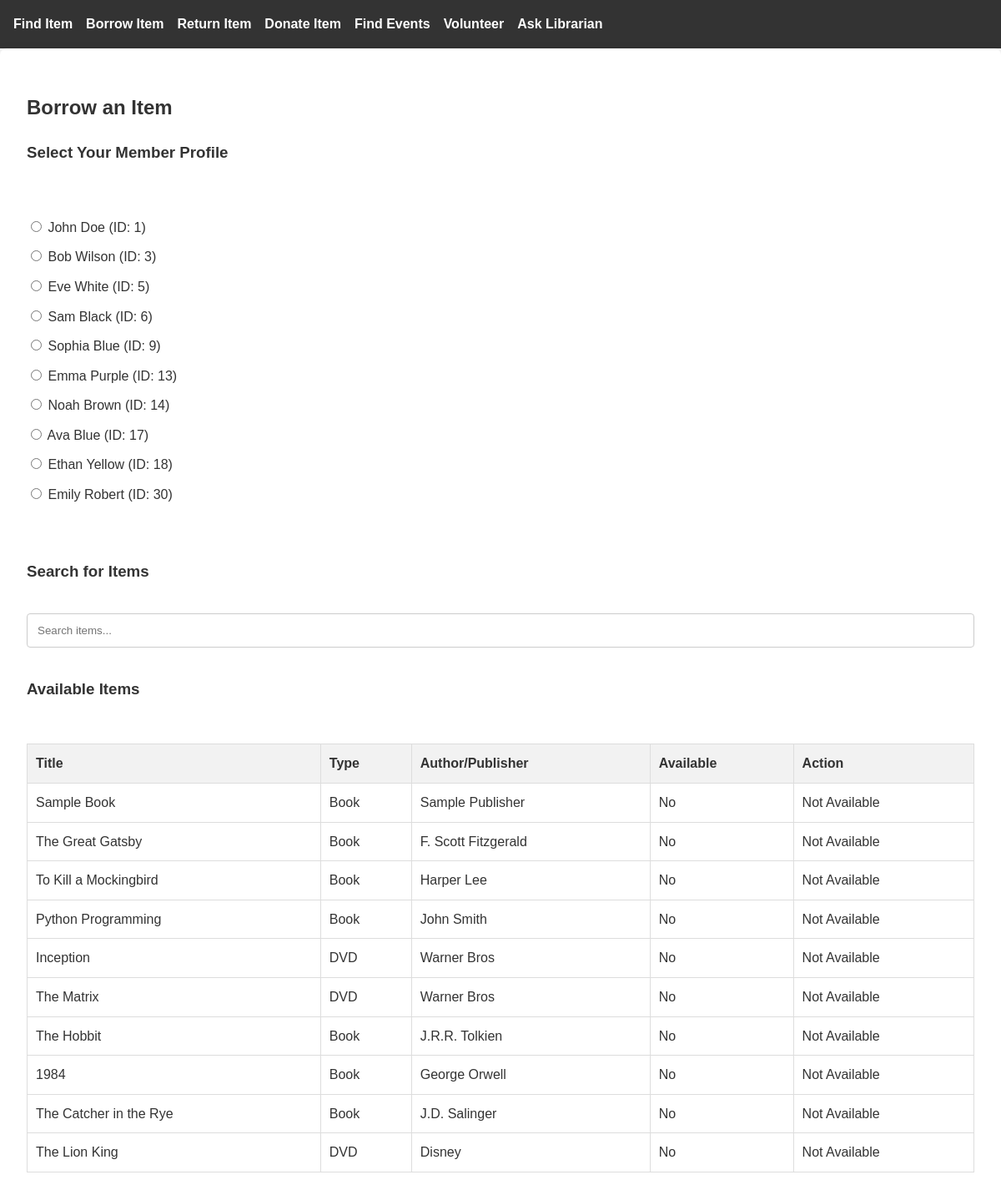
Screenshot of /borrow-item with the database file from the repository.
### tables this page shows
CREATE TABLE Person (
            PersonID INTEGER PRIMARY KEY AUTOINCREMENT, 
            Name TEXT NOT NULL, 
            Address TEXT, 
            PhoneNumber TEXT, 
            Email TEXT UNIQUE, 
            Role TEXT NOT NULL 
            CHECK (Role IN ('Member', 'Librarian', 'Volunteer'))
        );

CREATE TABLE Item (
            ItemID INTEGER PRIMARY KEY AUTOINCREMENT, 
            Title TEXT NOT NULL,
            Type TEXT NOT NULL,
            AuthorPublisher TEXT,
            AvailabilityStatus BOOLEAN DEFAULT 1,
            ISBN TEXT,
            PublicationYear INTEGER
        );

### app.py (the view, shortened to what this page needs)
@app.route('/borrow-item', methods=['GET', 'POST'])
def borrow_item():
    conn = get_db_connection()
    items = conn.execute("SELECT * FROM Item").fetchall()
    members = conn.execute("""
        SELECT p.PersonID, p.Name
        FROM Person p
        JOIN Member m ON p.PersonID = m.MemberID
        WHERE p.Role = 'Member'
    """).fetchall()
    conn.close()
    return render_template('borrow_item.html', items=items, members=members)

### app.py (called while the page is built)
def get_db_connection():
    print("Connecting to database...")
    conn = sqlite3.connect('354_mini_project.db')
    conn.row_factory = sqlite3.Row
    return conn

### templates/borrow_item.html (shortened to what this page needs)
{% extends "base.html" %}
{% block content %}
<h2>Borrow an Item</h2>
<h3>Select Your Member Profile</h3>
<form method="POST">
    <div class="member-selection">
        {% for member in members %}
        <div class="member-option">
            <input type="radio" id="member_{{ member['PersonID'] }}" name="member_id"
                   value="{{ member['PersonID'] }}" required>
            <label for="member_{{ member['PersonID'] }}">{{ member['Name'] }} (ID: {{ member['PersonID'] }})</label>
        </div>
        {% endfor %}
    </div>
    <h3>Search for Items</h3>
    <input type="text" id="search_term" placeholder="Search items..." onkeyup="filterItems()">
    <h3>Available Items</h3>
    <table id="items_table">
        <tr>
            <th>Title</th>
            <th>Type</th>
            <th>Author/Publisher</th>
            <th>Available</th>
            <th>Action</th>
        </tr>
        {% for item in items %}
        <tr>
            <td>{{ item['Title'] }}</td>
            <td>{{ item['Type'] }}</td>
            <td>{{ item['AuthorPublisher'] }}</td>
            <td>{{ 'Yes' if item['AvailabilityStatus'] else 'No' }}</td>
            <td>
                {% if item['AvailabilityStatus'] %}
                <button type="button" onclick="borrowItem({{ item['ItemID'] }})">Borrow</button>
                {% else %}
                Not Available
                {% endif %}
            </td>
        </tr>
        {% endfor %}
    </table>
</form>
{% endblock %}

### static/styles.css (style rules this page uses)
body { font-family: Arial, sans-serif; margin: 0; padding: 0; background-color: #f9f9f9; color: #333; line-height: 1.6; }
table { width: 100%; border-collapse: collapse; margin-top: 1rem; background: white; }
th, td { border: 1px solid #ddd; padding: 10px; text-align: left; }
th { background-color: #f2f2f2; font-weight: bold; }
form { margin: 2rem 0; display: flex; flex-direction: column; gap: 1rem; }
input, button { padding: 0.75rem; border: 1px solid #ccc; border-radius: 4px; }

### templates/borrow_item.html (style rules this page uses)
.member-selection { margin: 20px 0; }
.member-option { margin: 10px 0; }

### rows the page displays
Person: Name "John Doe", PersonID "1"
Person: Name "Bob Wilson", PersonID "3"
Person: Name "Eve White", PersonID "5"
Person: Name "Sam Black", PersonID "6"
Person: Name "Sophia Blue", PersonID "9"
Person: Name "Emma Purple", PersonID "13"
Person: Name "Noah Brown", PersonID "14"
Person: Name "Ava Blue", PersonID "17"
Person: Name "Ethan Yellow", PersonID "18"
Person: Name "Emily Robert", PersonID "30"
Item: Title "Sample Book", Type "Book", AuthorPublisher "Sample Publisher", AvailabilityStatus "No", shows "Not Available"
Item: Title "The Great Gatsby", Type "Book", AuthorPublisher "F. Scott Fitzgerald", AvailabilityStatus "No", shows "Not Available"
Item: Title "To Kill a Mockingbird", Type "Book", AuthorPublisher "Harper Lee", AvailabilityStatus "No", shows "Not Available"
Item: Title "Python Programming", Type "Book", AuthorPublisher "John Smith", AvailabilityStatus "No", shows "Not Available"
Item: Title "Inception", Type "DVD", AuthorPublisher "Warner Bros", AvailabilityStatus "No", shows "Not Available"
Item: Title "The Matrix", Type "DVD", AuthorPublisher "Warner Bros", AvailabilityStatus "No", shows "Not Available"
Item: Title "The Hobbit", Type "Book", AuthorPublisher "J.R.R. Tolkien", AvailabilityStatus "No", shows "Not Available"
Item: Title "1984", Type "Book", AuthorPublisher "George Orwell", AvailabilityStatus "No", shows "Not Available"
Item: Title "The Catcher in the Rye", Type "Book", AuthorPublisher "J.D. Salinger", AvailabilityStatus "No", shows "Not Available"
Item: Title "The Lion King", Type "DVD", AuthorPublisher "Disney", AvailabilityStatus "No", shows "Not Available"
